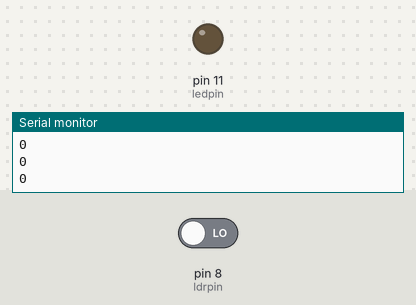
Bench run of a program on a simulated Arduino Uno, built with avr-gcc and run on an emulated ATmega328P. Parts: output pins drawn as LEDs (lit = HIGH), the last lines printed to the serial monitor. The inputs (shaded band) are chosen by the test bench; at power-on: pin 8 (ldrpin) LOW.

Above: at 1.2 s.
1.3 s: pin 8 (ldrpin) driven HIGH
At 1.9 s:
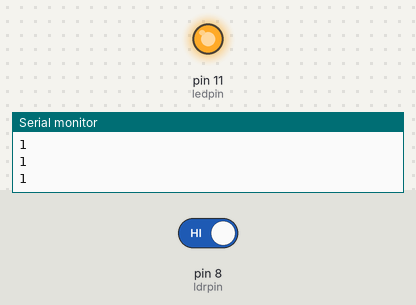
2.8 s: pin 8 (ldrpin) driven LOW
At 3.3 s:
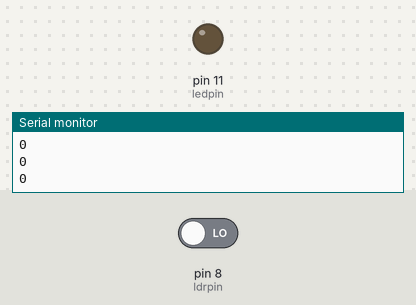
Timing chart, 0 to 5.8 s (numbered marks = the images above; inputs shaded):
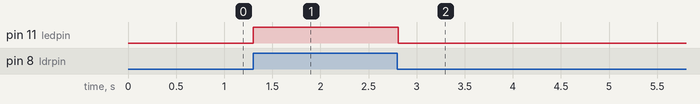

The program:

main.cpp
```cpp
/*
 * LDR 实验概要
 * 本实验使用光敏电阻（LDR）检测环境光线强度，根据光线强度控制LED的开关。
 * 通过数字输入读取LDR的状态（高/低电平），并使用数字输出控制LED。
 * 实验目的：学习Arduino的数字输入（digitalRead）和数字输出（digitalWrite）的使用。
 * 注意：此版本使用数字模式，LDR需连接到数字引脚，并可能需要外部电路调整阈值。
 */

#include <Arduino.h>

int ledpin = 11;  // LED连接的数字引脚
int ldrpin = 8;   // LDR连接的数字引脚
int val = 0;      // 存储LDR读取的数字值（0或1）

void setup() {
  // 初始化设置，只运行一次
  pinMode(ledpin, OUTPUT);  // 设置LED引脚为输出模式
  pinMode(ldrpin, INPUT);   // 设置LDR引脚为输入模式
  Serial.begin(9600);       // 初始化串口通信，波特率9600
}

void loop() {
  // 主循环，重复执行
  val = digitalRead(ldrpin);  // 读取LDR的数字值（0或1）
  Serial.println(val);        // 通过串口输出LDR值
  digitalWrite(ledpin, val);  // 使用数字输出控制LED（val=1时亮，val=0时灭）
  delay(10);                  // 延时10ms，避免读取过于频繁
}
```

Measured:
- after the input at 1.3 s, pin 11 (ledpin): LOW → HIGH at once
- after the input at 2.8 s, pin 11 (ledpin): HIGH → LOW at once
